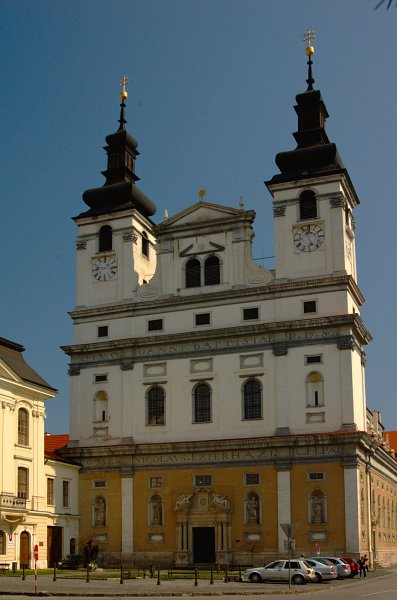
#> input picture Trnava.jpg, 397 x 600 px
$ jupyter execute Feature_Engineering_image.ipynb   (shell and % lines are left out)   (older library calls are emulated)
#> lines starting #> are read from the running program, lines starting #| are printed output that depends on the picture
***Edge Detection***

[cell 1]
import pandas as pd
import numpy as np
import matplotlib.pyplot as plt
from skimage.io import imread, imshow

image = imread('Trnava.jpg', as_gray=True)
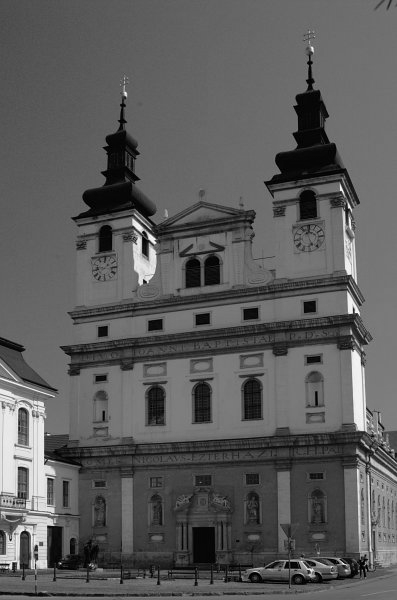
#> image: shape (600, 397) float64; min 0, max 0.988, mean 0.358
imshow(image)

[cell 2]
image.shape, image

[cell 3]
#importing the required libraries
import numpy as np
from skimage.io import imread, imshow
from skimage.filters import prewitt_h,prewitt_v
import matplotlib.pyplot as plt

#reading the image
image = imread('Trnava.jpg',as_gray=True)

#calculating horizontal edges using prewitt kernel
edges_prewitt_horizontal = prewitt_h(image)
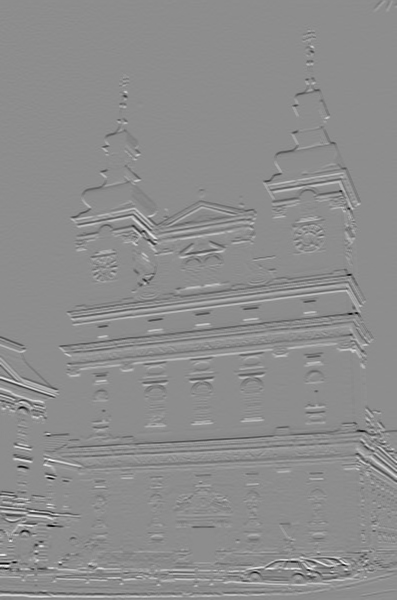
#> edges_prewitt_horizontal: shape (600, 397) float64; min -0.86, max 0.691, mean 0.000119; drawn with min black and max white
#calculating vertical edges using prewitt kernel
edges_prewitt_vertical = prewitt_v(image)
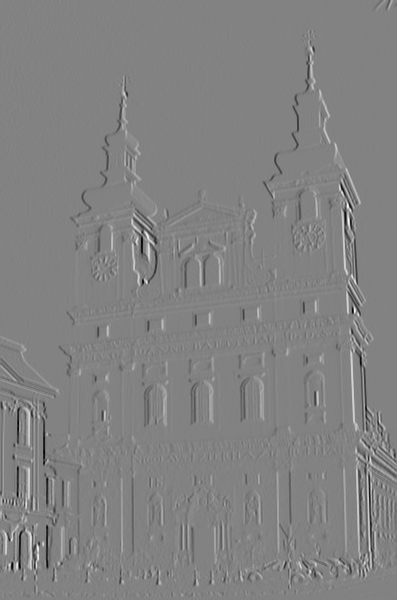
#> edges_prewitt_vertical: shape (600, 397) float64; min -0.808, max 0.773, mean 1.23e-05; drawn with min black and max white

imshow(edges_prewitt_vertical, cmap='gray')

***Binarizing: converts the image array into 1s and 0s. This is done while converting the image to a 2D image. Even gray-scaling can also be used. It gives you a numerical matrix of the image. Grayscale takes much lesser space when stored on Disc.***

[cell 4]
from PIL import Image


#Import an image
image = Image.open("Trnava.jpg")
#> image: PIL image 397x600 RGB

image

[cell 5]
im = image.convert('L')

im

[cell 6]
im_array = np.array(im)

***Now, use a histogram plot and/or a contour plot to have a look at the image features***

[cell 7]
from pylab import *

# create a new figure
figure()
gray()
# show contours with origin upper left corner
contour(im, origin='image')
axis('equal')
axis('off')


figure()


hist(im_array.flatten(), 128)

show()
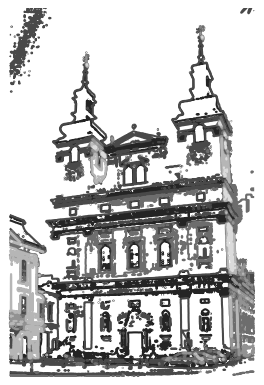
#> figure drawn by matplotlib, 1 panel
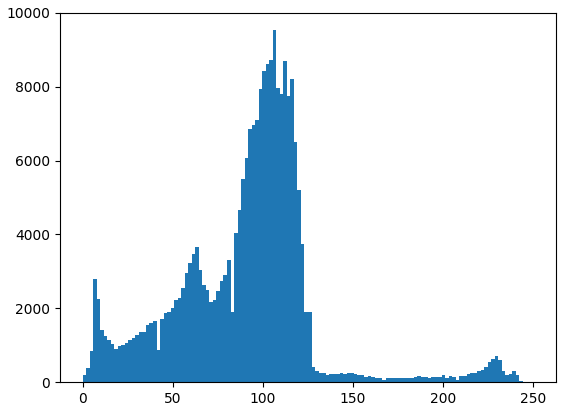
#> figure drawn by matplotlib, 1 panel; tallest bar 9530 high, from x = 105.5 to 107.4

***ORB use Opencv***
ORB is basically a fusion of FAST keypoint detector and BRIEF descriptor with many modifications to enhance the performance. First it use FAST to find keypoints, then apply Harris corner measure to find top N points among them. It also use pyramid to produce multiscale-features.

[cell 8]
import numpy as np
import pandas as pd
import cv2
import matplotlib.pyplot as plt
import os

[cell 9]
img = cv2.imread("Trnava.jpg")
#> img is the input picture: shape (600, 397, 3); mean B, G, R 90.4, 92.7, 87.1
img = cv2.cvtColor(img, cv2.COLOR_BGR2RGB)  # Convert from cv's BRG default color order to RGB

orb = cv2.ORB_create()  # OpenCV 3 backward incompatibility: Do not create a detector with `cv2.ORB()`.
key_points, description = orb.detectAndCompute(img, None)
#> key_points = 500 keypoints; strongest (x, y, size): (356, 312, 31), (350, 313, 31), (48, 479, 31), (144, 281, 31)
img_keypoints = cv2.drawKeypoints(img,
                                           key_points,
                                           img,
                                           flags=cv2.DRAW_MATCHES_FLAGS_DRAW_RICH_KEYPOINTS) # Draw circles.
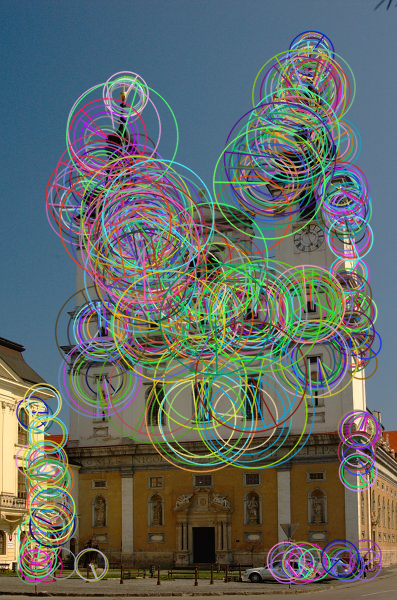
#> img_keypoints: shape (600, 397, 3); mean R, G, B 97.8, 105.1, 101.4
plt.figure(figsize=(16, 16))
plt.title('ORB Interest Points')
plt.imshow(img_keypoints); plt.show()
